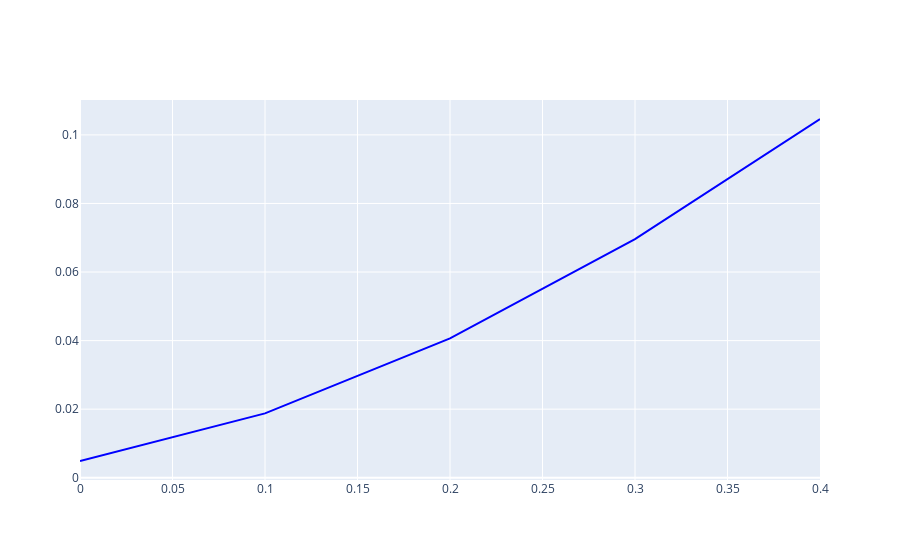

The notebook cell this image was saved under:
### Code cell
k=5
fig = go.Figure(
            data=[go.Scatter(x = uat.t[:k], y = uat.x[:k],
                        name="frame",
                        mode="lines",
                        line=dict(width=2, color="blue"))
                ])
fig.show()

### Figure 1 — Plotly figure (JSON) as saved in the notebook; plotly's stock layout.template omitted (floating-point values rounded to 4 significant figures)
{"data": [{"line": {"color": "blue", "width": 2}, "mode": "lines", "name": "frame", "type": "scatter", "x": [0, 0.1, 0.2, 0.3, 0.4], "y": [0.004883, 0.01877, 0.04067, 0.0696, 0.1046]}], "layout": {}}
